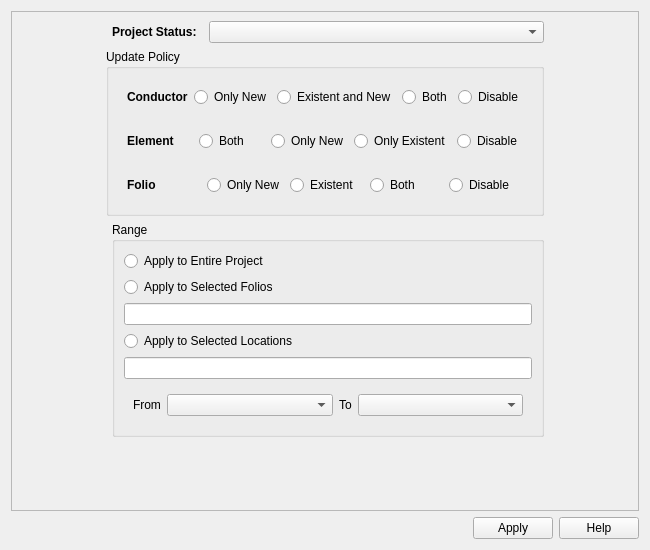
<?xml version="1.0" encoding="UTF-8"?>
<ui version="4.0">
 <class>AutoNumberingManagementW</class>
 <widget class="QWidget" name="AutoNumberingManagementW">
  <property name="geometry">
   <rect>
    <x>0</x>
    <y>0</y>
    <width>650</width>
    <height>550</height>
   </rect>
  </property>
  <property name="sizePolicy">
   <sizepolicy hsizetype="Minimum" vsizetype="Minimum">
    <horstretch>0</horstretch>
    <verstretch>0</verstretch>
   </sizepolicy>
  </property>
  <property name="minimumSize">
   <size>
    <width>460</width>
    <height>0</height>
   </size>
  </property>
  <property name="windowTitle">
   <string>Form</string>
  </property>
  <layout class="QVBoxLayout" name="verticalLayout">
   <property name="sizeConstraint">
    <enum>QLayout::SetDefaultConstraint</enum>
   </property>
   <item>
    <widget class="QScrollArea" name="scrollArea">
     <property name="sizePolicy">
      <sizepolicy hsizetype="Minimum" vsizetype="Expanding">
       <horstretch>0</horstretch>
       <verstretch>50</verstretch>
      </sizepolicy>
     </property>
     <property name="minimumSize">
      <size>
       <width>450</width>
       <height>253</height>
      </size>
     </property>
     <property name="sizeIncrement">
      <size>
       <width>0</width>
       <height>50</height>
      </size>
     </property>
     <property name="mouseTracking">
      <bool>false</bool>
     </property>
     <property name="layoutDirection">
      <enum>Qt::LeftToRight</enum>
     </property>
     <property name="verticalScrollBarPolicy">
      <enum>Qt::ScrollBarAsNeeded</enum>
     </property>
     <property name="horizontalScrollBarPolicy">
      <enum>Qt::ScrollBarAlwaysOff</enum>
     </property>
     <property name="sizeAdjustPolicy">
      <enum>QAbstractScrollArea::AdjustToContents</enum>
     </property>
     <property name="widgetResizable">
      <bool>true</bool>
     </property>
     <property name="alignment">
      <set>Qt::AlignHCenter|Qt::AlignTop</set>
     </property>
     <widget class="QWidget" name="scrollAreaWidgetContents">
      <property name="geometry">
       <rect>
        <x>0</x>
        <y>0</y>
        <width>630</width>
        <height>498</height>
       </rect>
      </property>
      <property name="sizePolicy">
       <sizepolicy hsizetype="Preferred" vsizetype="Preferred">
        <horstretch>0</horstretch>
        <verstretch>0</verstretch>
       </sizepolicy>
      </property>
      <property name="minimumSize">
       <size>
        <width>430</width>
        <height>250</height>
       </size>
      </property>
      <layout class="QGridLayout" name="gridLayout">
       <property name="sizeConstraint">
        <enum>QLayout::SetFixedSize</enum>
       </property>
       <item row="0" column="1">
        <widget class="QLabel" name="label">
         <property name="sizePolicy">
          <sizepolicy hsizetype="Minimum" vsizetype="Preferred">
           <horstretch>0</horstretch>
           <verstretch>0</verstretch>
          </sizepolicy>
         </property>
         <property name="font">
          <font>
           <weight>75</weight>
           <bold>true</bold>
          </font>
         </property>
         <property name="text">
          <string>Project Status:</string>
         </property>
        </widget>
       </item>
       <item row="0" column="3">
        <widget class="QComboBox" name="m_status_cb">
         <property name="sizePolicy">
          <sizepolicy hsizetype="Expanding" vsizetype="Fixed">
           <horstretch>0</horstretch>
           <verstretch>0</verstretch>
          </sizepolicy>
         </property>
         <property name="sizeAdjustPolicy">
          <enum>QComboBox::AdjustToContents</enum>
         </property>
        </widget>
       </item>
       <item row="5" column="1" colspan="3">
        <spacer name="verticalSpacer">
         <property name="orientation">
          <enum>Qt::Vertical</enum>
         </property>
         <property name="sizeHint" stdset="0">
          <size>
           <width>20</width>
           <height>40</height>
          </size>
         </property>
        </spacer>
       </item>
       <item row="3" column="1" colspan="3">
        <widget class="QGroupBox" name="groupBox_2">
         <property name="title">
          <string>Range</string>
         </property>
         <layout class="QGridLayout" name="gridLayout_3">
          <item row="2" column="0">
           <widget class="QLineEdit" name="m_selected_folios_le">
            <property name="text">
             <string/>
            </property>
           </widget>
          </item>
          <item row="3" column="0">
           <widget class="QRadioButton" name="m_apply_locations_rb">
            <property name="text">
             <string>Apply to Selected Locations</string>
            </property>
           </widget>
          </item>
          <item row="1" column="0">
           <widget class="QRadioButton" name="m_apply_folios_rb">
            <property name="text">
             <string>Apply to Selected Folios</string>
            </property>
           </widget>
          </item>
          <item row="0" column="0">
           <widget class="QRadioButton" name="m_apply_project_rb">
            <property name="text">
             <string>Apply to Entire Project</string>
            </property>
           </widget>
          </item>
          <item row="4" column="0">
           <widget class="QLineEdit" name="m_selected_locations_le"/>
          </item>
          <item row="5" column="0">
           <widget class="QWidget" name="m_selected_folios_widget" native="true">
            <layout class="QHBoxLayout" name="horizontalLayout_5">
             <item>
              <widget class="QLabel" name="label_5">
               <property name="sizePolicy">
                <sizepolicy hsizetype="Minimum" vsizetype="Preferred">
                 <horstretch>0</horstretch>
                 <verstretch>0</verstretch>
                </sizepolicy>
               </property>
               <property name="text">
                <string>From</string>
               </property>
              </widget>
             </item>
             <item>
              <widget class="QComboBox" name="m_from_folios_cb">
               <property name="sizePolicy">
                <sizepolicy hsizetype="Expanding" vsizetype="Preferred">
                 <horstretch>0</horstretch>
                 <verstretch>0</verstretch>
                </sizepolicy>
               </property>
              </widget>
             </item>
             <item>
              <widget class="QLabel" name="label_6">
               <property name="sizePolicy">
                <sizepolicy hsizetype="Minimum" vsizetype="Preferred">
                 <horstretch>0</horstretch>
                 <verstretch>0</verstretch>
                </sizepolicy>
               </property>
               <property name="text">
                <string>To</string>
               </property>
              </widget>
             </item>
             <item>
              <widget class="QComboBox" name="m_to_folios_cb">
               <property name="sizePolicy">
                <sizepolicy hsizetype="Expanding" vsizetype="Fixed">
                 <horstretch>0</horstretch>
                 <verstretch>0</verstretch>
                </sizepolicy>
               </property>
              </widget>
             </item>
            </layout>
           </widget>
          </item>
         </layout>
        </widget>
       </item>
       <item row="1" column="0" colspan="4">
        <widget class="QGroupBox" name="groupBox">
         <property name="title">
          <string>Update Policy</string>
         </property>
         <layout class="QVBoxLayout" name="verticalLayout_2">
          <item>
           <widget class="QWidget" name="conductorWidget" native="true">
            <layout class="QHBoxLayout" name="conductor_hl">
             <item>
              <widget class="QLabel" name="label_2">
               <property name="font">
                <font>
                 <weight>75</weight>
                 <bold>true</bold>
                </font>
               </property>
               <property name="text">
                <string>Conductor</string>
               </property>
              </widget>
             </item>
             <item>
              <widget class="QRadioButton" name="m_new_conductor_rb">
               <property name="text">
                <string>Only New</string>
               </property>
               <property name="autoExclusive">
                <bool>true</bool>
               </property>
              </widget>
             </item>
             <item>
              <widget class="QRadioButton" name="m_existent_conductor_rb">
               <property name="text">
                <string>Existent and New</string>
               </property>
               <property name="autoExclusive">
                <bool>true</bool>
               </property>
              </widget>
             </item>
             <item>
              <widget class="QRadioButton" name="m_both_conductor_rb">
               <property name="text">
                <string>Both</string>
               </property>
               <property name="autoExclusive">
                <bool>true</bool>
               </property>
              </widget>
             </item>
             <item>
              <widget class="QRadioButton" name="m_disable_conductor_rb">
               <property name="text">
                <string>Disable</string>
               </property>
              </widget>
             </item>
            </layout>
           </widget>
          </item>
          <item>
           <widget class="QWidget" name="elementWidget" native="true">
            <property name="sizePolicy">
             <sizepolicy hsizetype="Minimum" vsizetype="Preferred">
              <horstretch>0</horstretch>
              <verstretch>0</verstretch>
             </sizepolicy>
            </property>
            <layout class="QHBoxLayout" name="element_hl">
             <item>
              <widget class="QLabel" name="label_3">
               <property name="font">
                <font>
                 <weight>75</weight>
                 <bold>true</bold>
                </font>
               </property>
               <property name="text">
                <string>Element</string>
               </property>
              </widget>
             </item>
             <item>
              <widget class="QRadioButton" name="m_both_element_rb">
               <property name="sizePolicy">
                <sizepolicy hsizetype="Preferred" vsizetype="Fixed">
                 <horstretch>0</horstretch>
                 <verstretch>0</verstretch>
                </sizepolicy>
               </property>
               <property name="text">
                <string>Both</string>
               </property>
               <property name="autoExclusive">
                <bool>true</bool>
               </property>
              </widget>
             </item>
             <item>
              <widget class="QRadioButton" name="m_new_element_rb">
               <property name="sizePolicy">
                <sizepolicy hsizetype="Preferred" vsizetype="Fixed">
                 <horstretch>0</horstretch>
                 <verstretch>0</verstretch>
                </sizepolicy>
               </property>
               <property name="text">
                <string>Only New</string>
               </property>
               <property name="autoExclusive">
                <bool>true</bool>
               </property>
              </widget>
             </item>
             <item>
              <widget class="QRadioButton" name="m_existent_element_rb">
               <property name="sizePolicy">
                <sizepolicy hsizetype="Preferred" vsizetype="Fixed">
                 <horstretch>0</horstretch>
                 <verstretch>0</verstretch>
                </sizepolicy>
               </property>
               <property name="text">
                <string>Only Existent</string>
               </property>
               <property name="autoExclusive">
                <bool>true</bool>
               </property>
              </widget>
             </item>
             <item>
              <widget class="QRadioButton" name="m_disable_element_rb">
               <property name="sizePolicy">
                <sizepolicy hsizetype="Preferred" vsizetype="Fixed">
                 <horstretch>0</horstretch>
                 <verstretch>0</verstretch>
                </sizepolicy>
               </property>
               <property name="text">
                <string>Disable</string>
               </property>
              </widget>
             </item>
            </layout>
           </widget>
          </item>
          <item>
           <widget class="QWidget" name="folioWidget" native="true">
            <property name="font">
             <font>
              <weight>50</weight>
              <bold>false</bold>
              <kerning>true</kerning>
             </font>
            </property>
            <layout class="QHBoxLayout" name="folio_hl">
             <item>
              <widget class="QLabel" name="label_4">
               <property name="font">
                <font>
                 <weight>75</weight>
                 <bold>true</bold>
                </font>
               </property>
               <property name="text">
                <string>Folio</string>
               </property>
              </widget>
             </item>
             <item>
              <widget class="QRadioButton" name="m_new_folio_rb">
               <property name="text">
                <string>Only New</string>
               </property>
               <property name="autoExclusive">
                <bool>true</bool>
               </property>
              </widget>
             </item>
             <item>
              <widget class="QRadioButton" name="m_existent_folio_rb">
               <property name="text">
                <string>Existent</string>
               </property>
               <property name="autoExclusive">
                <bool>true</bool>
               </property>
              </widget>
             </item>
             <item>
              <widget class="QRadioButton" name="m_both_folio_rb">
               <property name="text">
                <string>Both</string>
               </property>
               <property name="autoExclusive">
                <bool>true</bool>
               </property>
              </widget>
             </item>
             <item>
              <widget class="QRadioButton" name="m_disable_folio_rb">
               <property name="text">
                <string>Disable</string>
               </property>
              </widget>
             </item>
            </layout>
           </widget>
          </item>
         </layout>
        </widget>
       </item>
      </layout>
     </widget>
    </widget>
   </item>
   <item>
    <widget class="QDialogButtonBox" name="buttonBox">
     <property name="sizePolicy">
      <sizepolicy hsizetype="Minimum" vsizetype="Fixed">
       <horstretch>0</horstretch>
       <verstretch>0</verstretch>
      </sizepolicy>
     </property>
     <property name="standardButtons">
      <set>QDialogButtonBox::Apply|QDialogButtonBox::Help</set>
     </property>
    </widget>
   </item>
  </layout>
 </widget>
 <resources/>
 <connections/>
</ui>
